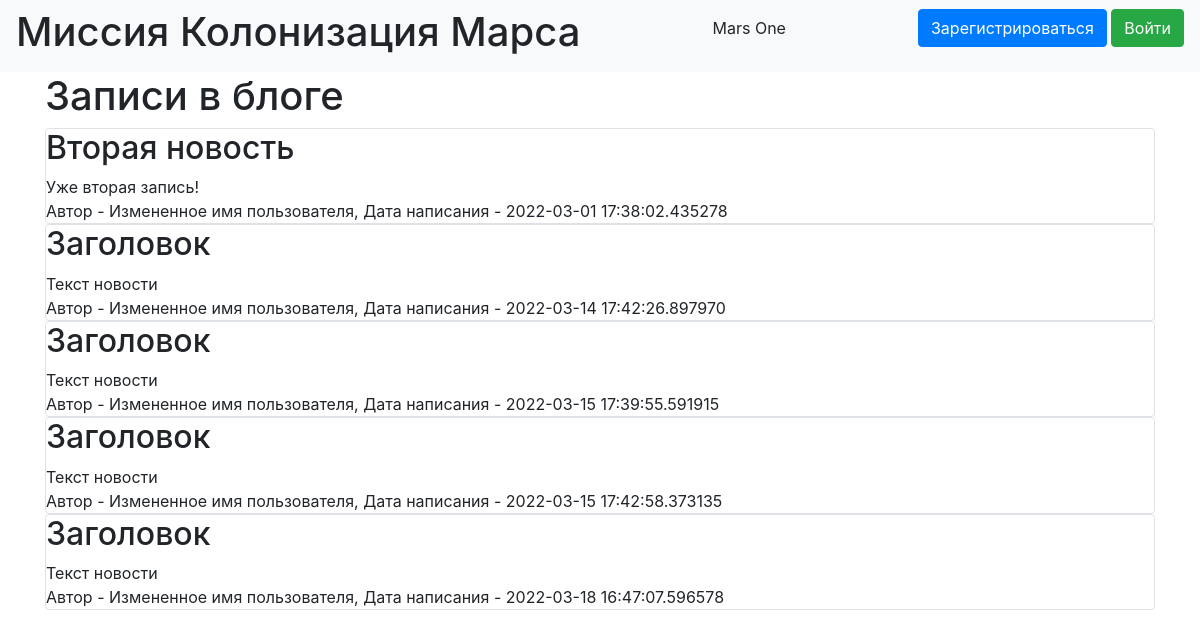
The page / on the database its author committed.
### data/news.py (models this page shows)
class News(SqlAlchemyBase, SerializerMixin):
    __tablename__ = 'news'
    id = sqlalchemy.Column(sqlalchemy.Integer,
                           primary_key=True, autoincrement=True)
    title = sqlalchemy.Column(sqlalchemy.String, nullable=True)
    content = sqlalchemy.Column(sqlalchemy.String, nullable=True)
    created_date = sqlalchemy.Column(sqlalchemy.DateTime,
                                     default=datetime.datetime.now)
    is_private = sqlalchemy.Column(sqlalchemy.Boolean, default=True)
    user_id = sqlalchemy.Column(sqlalchemy.Integer,
                                sqlalchemy.ForeignKey("users.id"))
    user = orm.relation('User')

### data/users.py (models this page shows, shortened)
class User(SqlAlchemyBase, UserMixin, SerializerMixin):
    __tablename__ = 'users'
    id = sqlalchemy.Column(sqlalchemy.Integer,
                           primary_key=True, autoincrement=True)
    name = sqlalchemy.Column(sqlalchemy.String, nullable=True)
    about = sqlalchemy.Column(sqlalchemy.String, nullable=True)
    email = sqlalchemy.Column(sqlalchemy.String,
                              index=True, unique=True, nullable=True)
    hashed_password = sqlalchemy.Column(sqlalchemy.String, nullable=True)
    created_date = sqlalchemy.Column(sqlalchemy.DateTime,
                                     default=datetime.datetime.now)
    news = orm.relation("News", back_populates='user')

### main.py (the view)
@app.route("/")
def index():
    db_sess = db_session.create_session()
    if current_user.is_authenticated:
        news = db_sess.query(News).filter(
            (News.user == current_user) | (News.is_private != True))
    else:
        news = db_sess.query(News).filter(News.is_private != True)
    return render_template("index.html", news=news)

### data/db_session.py (called while the page is built)
def create_session() -> Session:
    global __factory
    return __factory()

### templates/index.html (shortened to what this page needs)
{% extends "base.html" %}
{% block content %}
<h1>Записи в блоге</h1>
{% for item in news%}
<div class="col-md6 border rounded">
    <h2>{{ item.title }}</h2>
    <div>
        {{ item.content }}
    </div>
    <div>
        Автор - {{ item.user.name }}, Дата написания - {{ item.created_date }}
    </div>
</div>
{% endfor %}
{% endblock %}

### templates/base.html (shortened to what this page needs)
<!doctype html>
<html lang="en">
<head>
    <link rel="stylesheet"
          href="https://stackpath.bootstrapcdn.com/bootstrap/4.4.1/css/bootstrap.min.css"
>
</head>
<body>
<header>
    <nav class="navbar navbar-light bg-light">
        <h1>Миссия Колонизация Марса</h1>
        <p>Mars One</p>
        {% if current_user.is_authenticated %}
    <a class="navbar-brand" href="/logout">{{ current_user.name }}</a>
{% else %}
    <p>
        <a class="btn btn-primary " href="/register">Зарегистрироваться</a>
        <a class="btn btn-success" href="/login">Войти</a>
    </p>
{% endif %}
    </nav>
</header>
<main role="main" class="container">
    {% block content %}{% endblock %}
</main>
</body>
</html>

### rows shown on the page
News: title "Вторая новость", content "Уже вторая запись!", user.name "Измененное имя пользователя", created_date "2022-03-01 17:38:02.435278"
News: title "Заголовок", content "Текст новости", user.name "Измененное имя пользователя", created_date "2022-03-14 17:42:26.897970"
News: title "Заголовок", content "Текст новости", user.name "Измененное имя пользователя", created_date "2022-03-15 17:39:55.591915"
News: title "Заголовок", content "Текст новости", user.name "Измененное имя пользователя", created_date "2022-03-15 17:42:58.373135"
News: title "Заголовок", content "Текст новости", user.name "Измененное имя пользователя", created_date "2022-03-18 16:47:07.596578"
